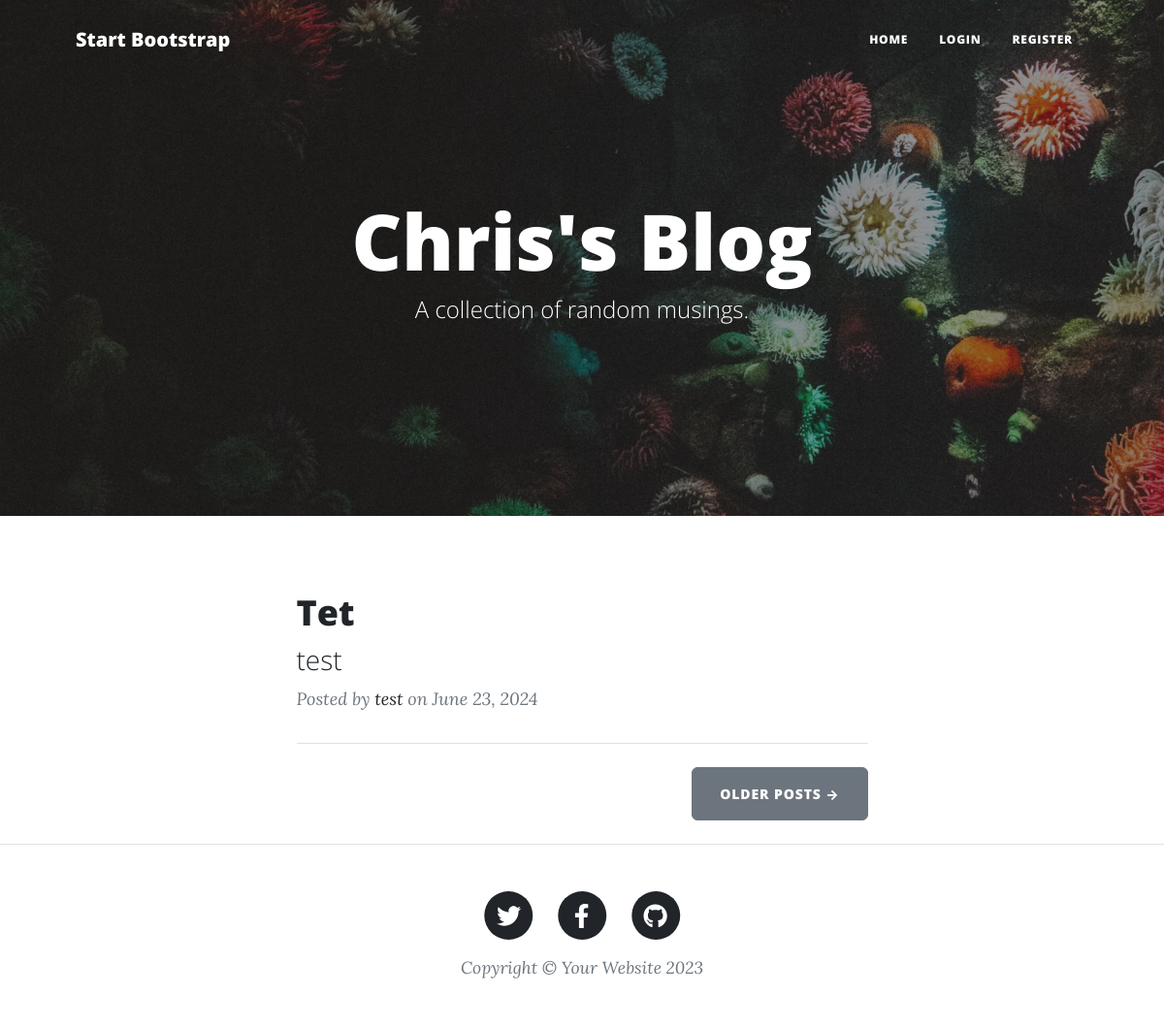
/, run on an earlier commit of the app's database.
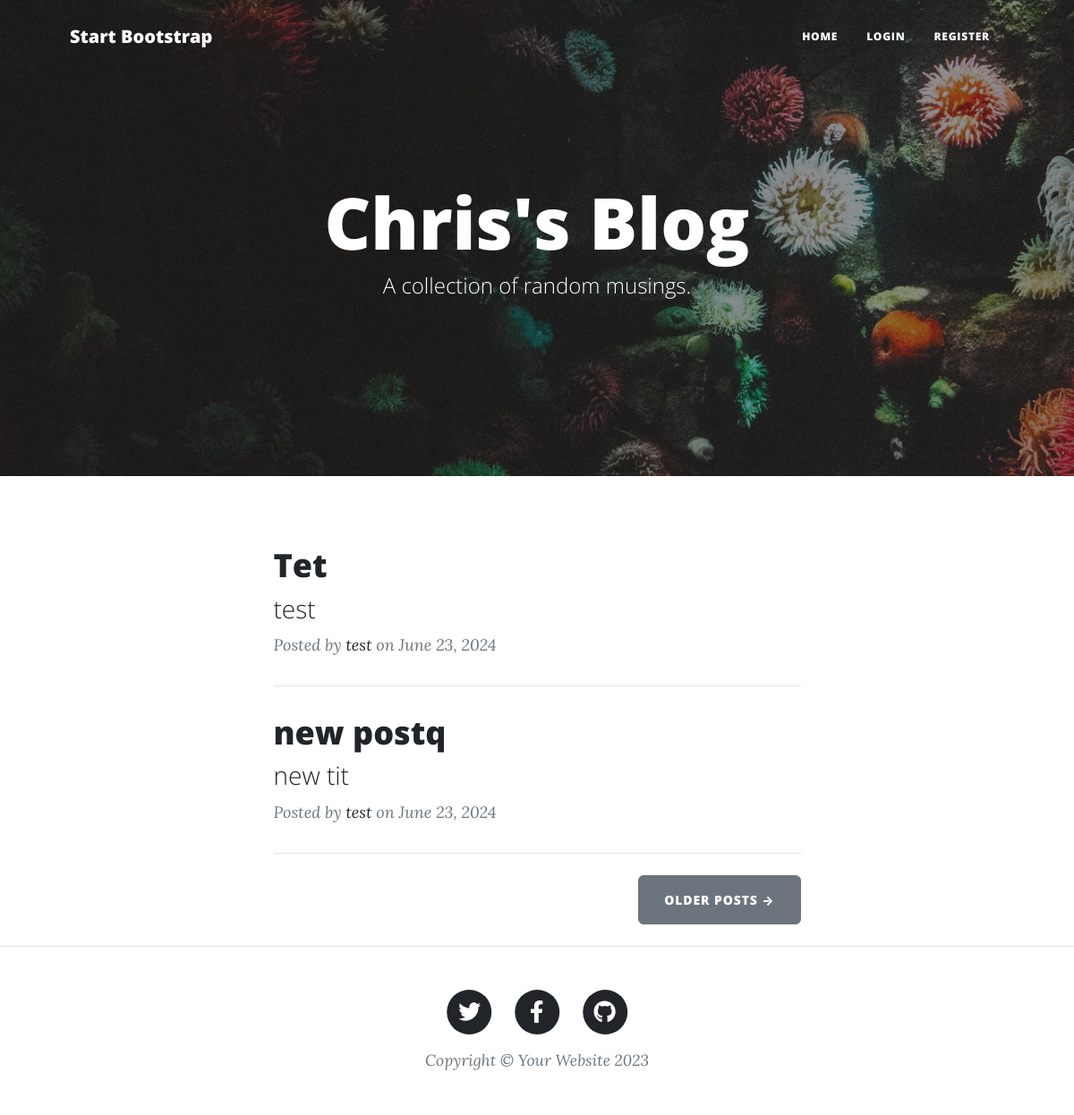
And on a later commit of the database.
### main.py (models this page shows)
class BlogPost(db.Model):
    __tablename__ = "blog_posts"
    id: Mapped[int] = mapped_column(primary_key=True)
    title: Mapped[str] = mapped_column(String(250), unique=True, nullable=False)
    subtitle: Mapped[str] = mapped_column(String(250), nullable=False)
    date: Mapped[str] = mapped_column(String(250), nullable=False)
    body: Mapped[str] = mapped_column(Text, nullable=False)
    img_url: Mapped[str] = mapped_column(String(250), nullable=False)
    author_id: Mapped[int] = mapped_column(ForeignKey("users.id"))
    author: Mapped["User"] = relationship(back_populates="posts")
    comments = relationship("Comment", back_populates="post")

class User(UserMixin, db.Model):
    __tablename__ = "users"
    id: Mapped[int] = mapped_column(primary_key=True)
    email: Mapped[str] = mapped_column(String(250), unique=True, nullable=False)
    name: Mapped[str] = mapped_column(String(250), nullable=False)
    password: Mapped[str] = mapped_column(String(250), nullable=False)
    posts = relationship("BlogPost", back_populates="author")
    comments = relationship("Comment", back_populates="author")

### main.py (the view)
@app.route('/')
def get_all_posts():
    result = db.session.execute(db.select(BlogPost))
    posts = result.scalars().all()
    return render_template("index.html", all_posts=posts)

### templates/index.html (shortened to what this page needs)
{% include "header.html" %}
<header
  class="masthead"
  style="background-image: url('../static/assets/img/home-bg.jpg')"
>
  <div class="container position-relative px-4 px-lg-5">
    <div class="row gx-4 gx-lg-5 justify-content-center">
      <div class="col-md-10 col-lg-8 col-xl-7">
        <div class="site-heading">
          <h1>Chris's Blog</h1>
          <span class="subheading">A collection of random musings.</span>
        </div>
      </div>
    </div>
  </div>
</header>
<div class="container px-4 px-lg-5">
  <div class="row gx-4 gx-lg-5 justify-content-center">
    <div class="col-md-10 col-lg-8 col-xl-7">
      {% for post in all_posts %}
      <div class="post-preview">
        <a href="{{ url_for('show_post', post_id=post.id) }}">
          <h2 class="post-title">{{ post.title }}</h2>
          <h3 class="post-subtitle">{{ post.subtitle }}</h3>
        </a>
        <p class="post-meta">
          Posted by
          <a href="#">{{ post.author.name }}</a>
          on {{  post.date  }}
        </p>
      </div>
      <hr class="my-4" />
      {% endfor %}
      <div class="d-flex justify-content-end mb-4">
        <a class="btn btn-secondary text-uppercase" href="#!">Older Posts →</a>
      </div>
    </div>
  </div>
</div>
{% include "footer.html" %}

### templates/header.html (shortened to what this page needs)
<!DOCTYPE html>
<html lang="en">
  <head>
    {% block styles %}
    {{ bootstrap.load_css() }}
    <link
      href="{{ url_for('static', filename='css/styles.css') }}"
      rel="stylesheet"
    />
    {% endblock %}
  </head>
  <body>
    <nav class="navbar navbar-expand-lg navbar-light" id="mainNav">
      <div class="container px-4 px-lg-5">
        <a class="navbar-brand" href="/">Start Bootstrap</a>
        <div class="collapse navbar-collapse" id="navbarResponsive">
          <ul class="navbar-nav ms-auto py-4 py-lg-0">
            <li class="nav-item">
              <a
                class="nav-link px-lg-3 py-3 py-lg-4"
                href="{{ url_for('get_all_posts') }}"
                >Home</a
              >
            </li>
            {% if not current_user.is_authenticated %}
            <li class="nav-item">
              <a
                class="nav-link px-lg-3 py-3 py-lg-4"
                href="{{ url_for('login') }}"
                >Login</a
              >
            </li>
            <li class="nav-item">
              <a
                class="nav-link px-lg-3 py-3 py-lg-4"
                href="{{ url_for('register') }}"
                >Register</a
              >
            </li>
            {% endif %}
          </ul>
        </div>
      </div>
    </nav>
  </body>
</html>

### templates/footer.html (shortened to what this page needs)
        <footer class="border-top">
          <div class="container px-4 px-lg-5">
              <div class="row gx-4 gx-lg-5 justify-content-center">
                  <div class="col-md-10 col-lg-8 col-xl-7">
                      <ul class="list-inline text-center">
                          <li class="list-inline-item">
                              <a href="#!">
                                  <span class="fa-stack fa-lg">
                                      <i class="fas fa-circle fa-stack-2x"></i>
                                      <i class="fab fa-twitter fa-stack-1x fa-inverse"></i>
                                  </span>
                              </a>
                          </li>
                          <li class="list-inline-item">
                              <a href="#!">
                                  <span class="fa-stack fa-lg">
                                      <i class="fas fa-circle fa-stack-2x"></i>
                                      <i class="fab fa-facebook-f fa-stack-1x fa-inverse"></i>
                                  </span>
                              </a>
                          </li>
                          <li class="list-inline-item">
                              <a href="#!">
                                  <span class="fa-stack fa-lg">
                                      <i class="fas fa-circle fa-stack-2x"></i>
                                      <i class="fab fa-github fa-stack-1x fa-inverse"></i>
                                  </span>
                              </a>
                          </li>
                      </ul>
                      <div class="small text-center text-muted fst-italic">Copyright &copy; Your Website 2023</div>
                  </div>
              </div>
          </div>
      </footer>
  </body>
</html>

What changed in the data, as far as the page shows it:
added BlogPost: title "new postq", subtitle "new tit", author.name "test", date "June 23, 2024"
